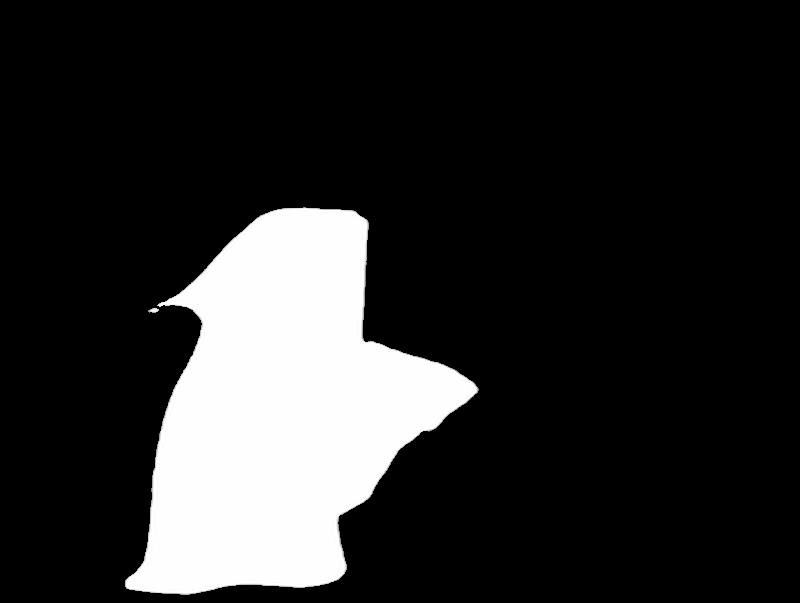
#> input picture mask_11.png, 800 x 603 px
$ jupyter execute --allow-errors Untitled.ipynb
#> lines starting #> are read from the running program, lines starting #| are printed output that depends on the picture; after the words box and inside, x2 and y2 are one past the last pixel; in counts of white or black regions, pixels touching at a corner belong together
[cell 1]
import cv2
import numpy as np

# Read the image
image = cv2.imread('mask_11.png', 0)  # Read as grayscale
#> image is the input picture: shape (603, 800); min 0, max 255, mean 41.2

# Threshold the image to get a binary image
_, binary_image = cv2.threshold(image, 1, 255, cv2.THRESH_BINARY)
#> binary_image: shape (603, 800); 16.3% white; 2 white regions

# Find contours in the binary image
contours, _ = cv2.findContours(binary_image, cv2.RETR_EXTERNAL, cv2.CHAIN_APPROX_SIMPLE)
#> contours = 2 contours; box (x1, y1, x2, y2) and area: (125, 207, 479, 595) 78122, (148, 308, 159, 313) 28

# Get the bounding box of the contour
x, y, w, h = cv2.boundingRect(contours[0])
#> x = 148; y = 308; w = 11; h = 5

# Draw the bounding box on the original image
result_image = cv2.cvtColor(image, cv2.COLOR_GRAY2BGR)
cv2.rectangle(result_image, (x, y), (x + w, y + h), (0, 255, 0), 2)
#> result_image: shape (603, 800, 3); 0.02% of pixels changed, all inside (x1, y1, x2, y2) = (147, 307, 161, 315)

# Display the result
import matplotlib.pyplot as plt

plt.imshow(cv2.cvtColor(result_image, cv2.COLOR_BGR2RGB))
plt.axis('off')  # Optional: Turn off axis
plt.show()

[cell 2]
from PIL import Image
Image.fromarray(result_image[...,::-1])

[cell 3]
(x, y), (x + w, y + h)
#> Out = ((148, 308), (159, 313))

[cell 4]
import cv2
import numpy as np

# read image
img = cv2.imread('template.jpeg')
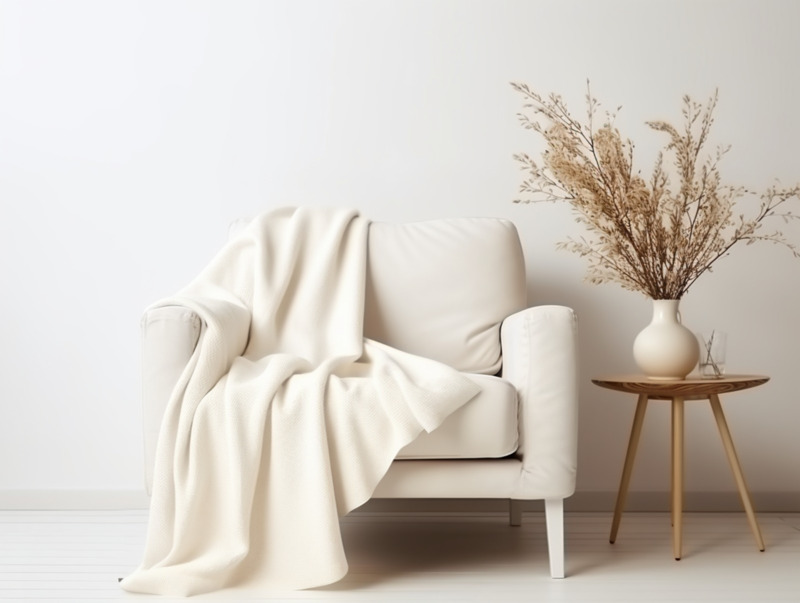
#> input picture template.jpeg, 800 x 603 px
#> img is the input picture: shape (603, 800, 3); mean B, G, R 194.9, 202.8, 209.4

#mask it - method 1:
# read mask as grayscale in range 0 to 255
mask1 = cv2.imread('mask_11.png',0)
result1 = img.copy()
result1[mask1 == 0] = 0
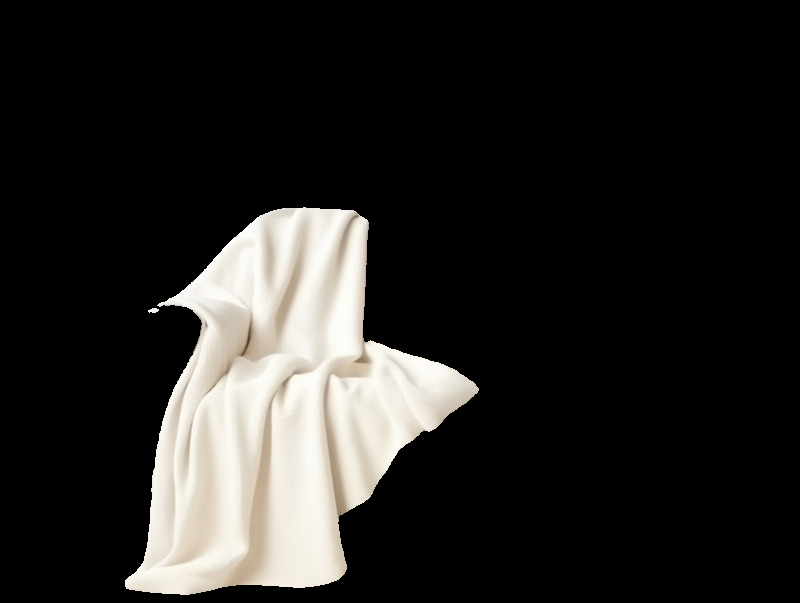
#> result1: shape (603, 800, 3); mean B, G, R 34.8, 36.8, 37.9
result1[mask1 != 0] = img[mask1 != 0]

# mask it - method 2:
# read mask normally, but divide by 255.0, so range is 0 to 1 as float
mask2 = cv2.imread('mask_11.png') / 255.0
#> mask2: shape (603, 800, 3) float64; min 0, max 1, mean 0.162
# mask by multiplication, clip to range 0 to 255 and make integer
result2 = (img * mask2).clip(0, 255).astype(np.uint8)

# [8 lines of commented-out code are left out]
cv2.imwrite('pink_flower_masked1.png', result1)
cv2.imwrite('pink_flower_masked2.png', result2)
#> Out = True

[cell 5]
import cv2
import numpy as np

# Load the image
image = cv2.imread('mask_11.png')

# Convert the image to grayscale
gray = cv2.cvtColor(image, cv2.COLOR_BGR2GRAY)

# Apply a threshold to create a binary mask
_, mask = cv2.threshold(gray, 200, 255, cv2.THRESH_BINARY)
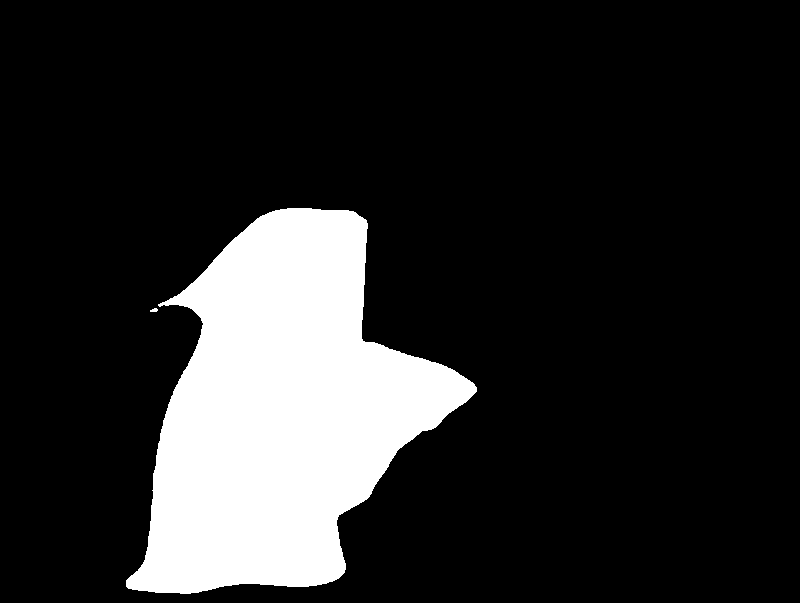
#> mask: shape (603, 800); 16.1% white; 2 white regions

# Find contours in the mask
contours, _ = cv2.findContours(mask, cv2.RETR_EXTERNAL, cv2.CHAIN_APPROX_SIMPLE)
#> contours = 2 contours, 1 with area under 20; largest, box (x1, y1, x2, y2) and area: (126, 208, 477, 594) 77152

# Draw a rectangle around each contour
for contour in contours:
    x, y, w, h = cv2.boundingRect(contour)
    cv2.rectangle(image, (x, y), (x+w, y+h), (0, 255, 0), 2)
#> this loop made 2 passes
#> (x, y, w, h) on passes 1 to 2: (150, 308, 8, 4), (126, 208, 351, 386)
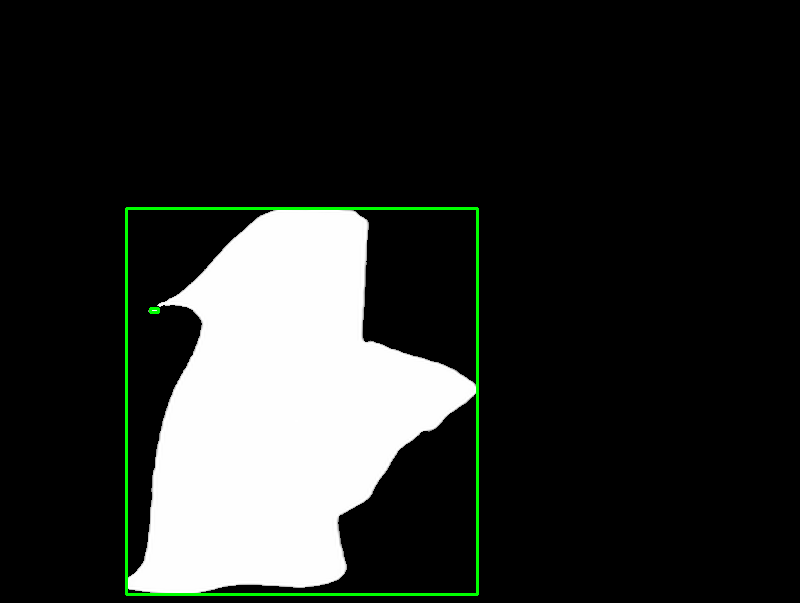
#> image: shape (603, 800, 3); 0.93% of pixels changed, all inside (x1, y1, x2, y2) = (125, 207, 479, 596)

# # Display the image
# cv2.imshow('Image with Rectangle', image)
# cv2.waitKey(0)
# cv2.destroyAllWindows()

[cell 6]
x,y,w,h
#> Out = (126, 208, 351, 386)

[cell 7]
resize_shape = max(w,h)
#> resize_shape = 386

[cell 8]
w+x,h-y
#> Out = (477, 178)

[cell 9]
import cv2
image = cv2.imread("/home/fabtechsol/product-mockup-node-python/swatches/art11.jpg")

#> (a cell that did not finish here is left out)

[cell 11]
cv2.imwrite("art11_resized.jpg",image)
#> Out = True
